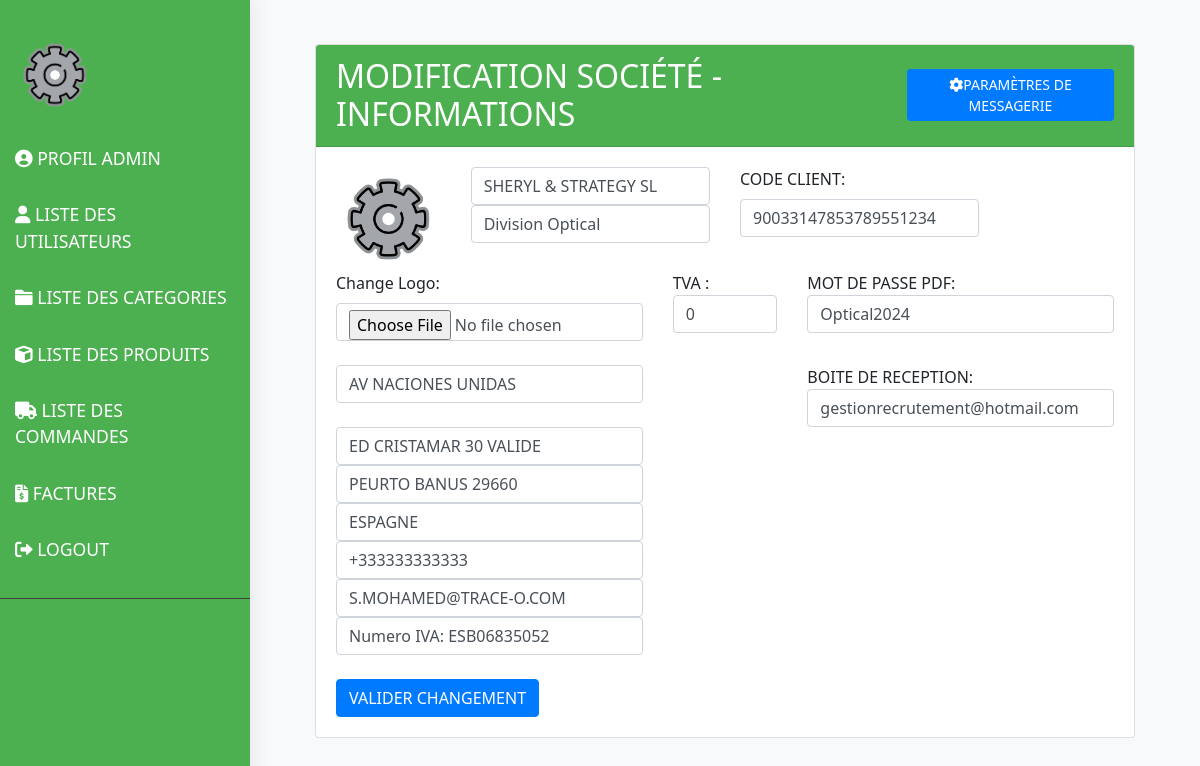
/order_management/company/ (signed in), run on the app's committed database.
### sherly_app/models.py (models this page shows, shortened)
class Societe(models.Model):
    nom1 = models.CharField(max_length=255, blank=True, null=True,default='SHERLY & STRATEGY SL')
    nom2 = models.CharField(max_length=255, blank=True, null=True,default='Division Optical')
    ligne1 = models.CharField(max_length=255, blank=True, null=True,default='AV Naciones Unidas')
    ligne2 = models.CharField(max_length=255, blank=True, null=True,default='Ed Cristamar 30,')
    ligne3 = models.CharField(max_length=255, blank=True, null=True,default='Peurto Banus 29660,')
    ligne4 = models.CharField(max_length=255, blank=True, null=True,default='Mail: admin@gmail.com')
    ligne5 = models.CharField(max_length=255, blank=True, null=True,default='Numero IVA: ESB06835052')
    logo = models.ImageField(upload_to='images/', null=True, blank=True)
    code_client = models.CharField(max_length=255,default='00033147853314')
    livre1=models.CharField(max_length=50,default='SCROTIS  OPTIC 2000')
    livre2=models.CharField(max_length=50,default='38 rue Saint Denis')
    livre3=models.CharField(max_length=50,default='92700 COLOMBES')
    livre4=models.CharField(max_length=50,default='FRANCE')
    achteur1=models.CharField(max_length=50,default='SCROTIS  OPTIC 2000 ')
    achteur2=models.CharField(max_length=50,default='38 rue Saint Denis')
    achteur3=models.CharField(max_length=50,default='92700 COLOMBES')
    achteur4=models.CharField(max_length=50,default='FRANCE')
    achteur5=models.CharField(max_length=50,default='Numero TVA Intraceo')
    achteur6=models.CharField(max_length=50,default='FR7547911891')
    nif=models.CharField(max_length=100,blank=True,null=True,default='NIF:B062835052-Nº IVA : ESB068350201152')
    phrase=models.CharField(max_length=100,default="L'expédition s'effectue conformément a nos conditions générales de vente")
    pays=models.CharField(max_length=100,default="ESPAGNE")
    telephone=models.CharField(max_length=100,default="+333333333333")
    tva = models.IntegerField(default=0)
    boite_envoi = models.CharField(max_length=100,default="gestionrecrutement@hotmail.com", error_messages={'invalid': "L'adresse email de boite d'envoi est invalide."})
    boite_reception = models.CharField(max_length=100,default="optiquejaures@hotmail.com", error_messages={'invalid': "L'adresse email de boite de réception est invalide."})
    pdf_pwd=models.CharField(max_length=20,default="Optical2024")

### sherly_app/views.py (the view)
# urls.py: path('company/', user_passes_test(is_superuser, login_url='bl_login')(login_required(company, login_url='bl_login')), name='company'),
def company(request):
        societe = Societe.objects.first()
        if request.method == 'POST':
            form = CompanyForm(request.POST, request.FILES, instance=societe)
            if form.is_valid():
                form.save()
                return redirect('categorie_list')
            else:
                form = CompanyForm(request.POST,request.FILES, instance=societe)
                return render(request, 'company/edit.html', {'form': form})
        else :
            form = CompanyForm(instance=societe)  # Redirect to the category list page
        return render(request, 'company/edit.html', {'form': form})

### sherly_app/forms.py (shortened to what this page needs)
class CompanyForm(forms.ModelForm):
    class Meta:
        model = Societe
        fields = ['nom1', 'nom2','ligne1','ligne2','ligne3','ligne4','ligne5','logo','code_client','boite_envoi','boite_reception','pays','telephone','tva','pdf_pwd']

### sherly_app/context_processors.py (called while the page is built)
def societer_info(request):
    societe = Societe.objects.first()  # Retrieve societer information (adjust as necessary)
    return {'societe': societe}

### sherly_app/urls.py (called while the page is built)
def is_superuser(user):
    return user.is_superuser

### sherly_app/templates/company/edit.html (shortened to what this page needs)
{% extends 'base.html' %}
{% block content %}
<div class="container mt-4">
    <div class="container">
        <div class="card">
            <div class="card-header d-flex align-items-center justify-content-between" style="background-color: #4CAF50; color: white;">
                <h2 class="mb-0">MODIFICATION SOCIÉTÉ - INFORMATIONS </h2>
                    <a href="{% url 'parametrage' %}" class="btn btn-primary btn-sm">
                    <i class="fas fa-cog"></i>PARAMÈTRES DE MESSAGERIE
                </a>
            </div>
            <div class="card-body">
                <form method="post" enctype="multipart/form-data" id="companyForm">
                    <div class="row">
                        <div class="col-md-2">
                            <img id="logoPreview" src="{{ form.instance.logo.url }}" alt="Logo" class="img-fluid">
                        </div>
                        <div class="col-md-4">
                            <div class="row">
                                <div class="col-md-12">
                                    <input type="text" class="form-control" id="{{ form.nom1.id_for_label }}" name="{{ form.nom1.name }}" value="{{ form.nom1.value }}" >
                                </div>
                            </div>
                            <div class="row">
                                <div class="col-md-12">
                                    <input type="text" class="form-control" id="{{ form.nom2.id_for_label }}" name="{{ form.nom2.name }}" value="{{ form.nom2.value }}" >
                                </div>
                            </div>
                        </div>
                        <div class="col-md-4">
                            <label for="{{ form.designation.id_for_label }}" class="form-label"> CODE CLIENT:</label>
                            <input type="number" class="form-control" id="{{ form.code_client.id_for_label }}" name="{{ form.code_client.name }}" value={{form.code_client.value}} required >
                        </div>
                    </div>
                    <div class="row">
                        <div class="col-md-5">
                            <label for="{{ form.logo.id_for_label }}" class="form-label d-block">Change Logo:</label>
                            <input type="file" class="form-control" id="{{ form.logo.id_for_label }}" name="{{ form.logo.name }}" onchange="previewLogo()">
                        </div>
                        <div class="col-md-2">TVA :<input type="text" class="form-control" id="{{ form.tva.id_for_label }}" name="{{ form.tva.name }}" value="{{ form.tva.value }}" required ></div>
                        <div class="col-md-5">
                           MOT DE PASSE PDF:  <input type="text" class="form-control" id="{{ form.pdf_pwd.id_for_label }}" name="{{ form.pdf_pwd.name }}" value="{{ form.pdf_pwd.value }}" required >
                        </div>
                    </div><br>
                    <div class="row">
                        <div class="col-md-5">
                            <input type="text" class="form-control" id="{{ form.ligne1.id_for_label }}" name="{{ form.ligne1.name }}" value="{{ form.ligne1.value }}" >
                        </div>
                        <div class="col-md-2"></div>
                        <div class="col-md-5">
                           BOITE DE RECEPTION:  <input type="text" class="form-control" id="{{ form.boite_reception.id_for_label }}" name="{{ form.boite_reception.name }}" value="{{ form.boite_reception.value }}" required >
                        </div>
                    </div>
                    <div class="row">
                        <div class="col-md-5">
                            <input type="text" class="form-control" id="{{ form.ligne2.id_for_label }}" name="{{ form.ligne2.name }}" value="{{ form.ligne2.value }}" >
                        </div>
                    </div>
                    <div class="row">
                        <div class="col-md-5">
                            <input type="text" class="form-control" id="{{ form.ligne3.id_for_label }}" name="{{ form.ligne3.name }}" value="{{ form.ligne3.value }}" >
                        </div>
                    </div>
                    <div class="row">
                        <div class="col-md-5">
                            <input type="text" class="form-control" id="{{ form.pays.id_for_label }}" name="{{ form.pays.name }}" value="{{ form.pays.value }}" >
                        </div>
                    </div>
                    <div class="row">
                        <div class="col-md-5">
                            <input type="text" class="form-control" id="{{ form.telephone.id_for_label }}" name="{{ form.telephone.name }}" value="{{ form.telephone.value }}" >
                        </div>
                    </div>
                    <div class="row">
                        <div class="col-md-5">
                            <input type="text" class="form-control" id="{{ form.ligne4.id_for_label }}" name="{{ form.ligne4.name }}" value="{{ form.ligne4.value }}" >
                        </div>
                    </div>
                    <div class="row">
                        <div class="col-md-5">
                            <input type="text" class="form-control" id="{{ form.ligne5.id_for_label }}" name="{{ form.ligne5.name }}" value="{{ form.ligne5.value }}" >
                        </div>
                    </div><br>
                    <button type="submit" class="btn btn-primary">VALIDER CHANGEMENT</button>
                </form>
            </div>
        </div>
    </div>
</div>
{% endblock %}

### sherly_app/templates/base.html (shortened to what this page needs)
{% load static %}
<!DOCTYPE html>
<html lang="en">
<head>
    <link rel="stylesheet" href="https://stackpath.bootstrapcdn.com/bootstrap/4.5.2/css/bootstrap.min.css">
    <link rel="stylesheet" href="https://cdnjs.cloudflare.com/ajax/libs/font-awesome/6.0.0/css/all.min.css">
    <link href="https://cdn.jsdelivr.net/npm/bootstrap-icons@1.10.0/font/bootstrap-icons.css" rel="stylesheet">
</head>
<body>
    <div class="wrapper">
        <nav id="sidebar">
            {% if user.is_superuser %}
            <ul class="list-unstyled components">
                <li>
                    <a href="{% url 'company' %}" title="USERS">
                        <img src="{{societe.logo.url}}" alt="Avatar" class="avatar-img">
                    </a>
                </li>
                <li>
                    <a href="{% url 'profile' %}" title="USERS">
                        <i class="fas fa-user-circle"></i> PROFIL ADMIN
                    </a>
                </li>
                <li>
                    <a href="{% url 'list_user' %}" title="USERS">
                        <i class="fas fa-user"></i> LISTE DES UTILISATEURS
                    </a>
                </li>
                <li>
                    <a href="{% url 'categorie_list' %}" title="CATEGORIES">
                        <i class="fas fa-folder"></i> LISTE DES CATEGORIES
                    </a>
                </li>
                <li>
                    <a href="{% url 'product_list' %}" title="PRODUITS">
                        <i class="fas fa-cube"></i> LISTE DES PRODUITS
                    </a>
                </li>
                <li>
                    <a href="{% url 'commande_list' %}" title="COMMANDES">
                        <i class="fas fa-truck"></i> LISTE DES COMMANDES
                    </a>
                </li>
                <li>
                     <a href="{% url 'facture' %}" title="FACTURES">
                        <i class="fas fa-file-invoice-dollar"></i> FACTURES
                    </a>
                </li>
                <li>
                    <a href="{% url 'bl_logout' %}" title="Logout">
                        <i class="fas fa-sign-out-alt"></i> LOGOUT
                    </a>
                </li>
            </ul>
            {% endif %}
        </nav>
        <div id="content">
            <div class="container mt-4">
                {% block content %}{% endblock %}
            </div>
        </div>
    </div>
</body>
</html>

### sherly_app/templates/base.html (style rules this page uses)
body { font-family: 'Segoe UI', Tahoma, Geneva, Verdana, sans-serif; background-color: #f8f9fa; margin: 0; padding: 0; }
.wrapper { display: flex; }
#sidebar { min-width: 250px; max-width: 250px; background: #4CAF50; color: white; transition: all 0.3s; box-shadow: 0 0 20px rgba(0, 0, 0, 0.1); position: fixed; height: 100%; }
#sidebar ul.components { padding: 20px 0; border-bottom: 1px solid #3E3E3E; }
#sidebar ul li a { padding: 15px; font-size: 1.1em; display: block; color: white; transition: all 0.3s; }
#content { width: 100%; padding: 20px; transition: all 0.3s; margin-left: 250px; }
.avatar-img { border-radius: 50%; width: 80px; height: 80px; object-fit: cover; }

### data on the page
Societe: logo (picture), instance.logo (picture), nom1 "SHERYL & STRATEGY SL", nom2 "Division Optical", code_client "90033147853789551234", pdf_pwd "Optical2024", ligne1 "AV NACIONES UNIDAS", boite_reception "gestionrecrutement@hotmail.com", ligne2 "ED CRISTAMAR 30 VALIDE", ligne3 "PEURTO BANUS 29660", pays "ESPAGNE", telephone "+333333333333", ligne4 "S.MOHAMED@TRACE-O.COM", ligne5 "Numero IVA: ESB06835052"
